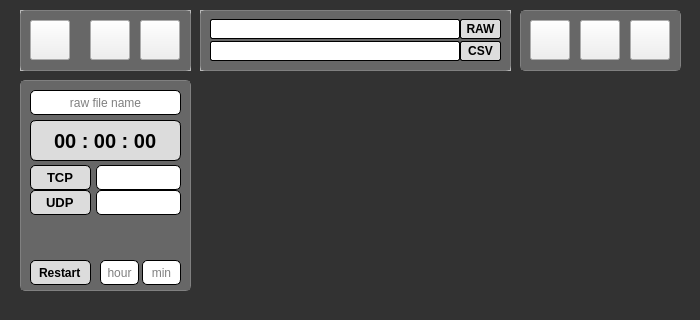
<?xml version="1.0" encoding="UTF-8"?>
<ui version="4.0">
 <class>MainWindow</class>
 <widget class="QMainWindow" name="MainWindow">
  <property name="enabled">
   <bool>true</bool>
  </property>
  <property name="geometry">
   <rect>
    <x>0</x>
    <y>0</y>
    <width>700</width>
    <height>320</height>
   </rect>
  </property>
  <property name="sizePolicy">
   <sizepolicy hsizetype="Fixed" vsizetype="Fixed">
    <horstretch>0</horstretch>
    <verstretch>0</verstretch>
   </sizepolicy>
  </property>
  <property name="minimumSize">
   <size>
    <width>700</width>
    <height>320</height>
   </size>
  </property>
  <property name="maximumSize">
   <size>
    <width>700</width>
    <height>320</height>
   </size>
  </property>
  <property name="windowTitle">
   <string notr="true">Packet Parser Software</string>
  </property>
  <property name="windowIcon">
   <iconset>
    <normaloff>../../.designer/backup/res/PPS.ico</normaloff>../../.designer/backup/res/PPS.ico</iconset>
  </property>
  <widget class="QWidget" name="centralwidget">
   <widget class="QFrame" name="frame_0_0">
    <property name="geometry">
     <rect>
      <x>20</x>
      <y>10</y>
      <width>171</width>
      <height>61</height>
     </rect>
    </property>
    <property name="sizePolicy">
     <sizepolicy hsizetype="Fixed" vsizetype="Fixed">
      <horstretch>0</horstretch>
      <verstretch>0</verstretch>
     </sizepolicy>
    </property>
    <property name="styleSheet">
     <string notr="true"/>
    </property>
    <property name="frameShape">
     <enum>QFrame::Shape::StyledPanel</enum>
    </property>
    <property name="frameShadow">
     <enum>QFrame::Shadow::Raised</enum>
    </property>
    <widget class="QPushButton" name="btn_stop">
     <property name="geometry">
      <rect>
       <x>120</x>
       <y>10</y>
       <width>40</width>
       <height>40</height>
      </rect>
     </property>
     <property name="sizePolicy">
      <sizepolicy hsizetype="Fixed" vsizetype="Fixed">
       <horstretch>0</horstretch>
       <verstretch>0</verstretch>
      </sizepolicy>
     </property>
     <property name="toolTip">
      <string>Stop Recording</string>
     </property>
     <property name="styleSheet">
      <string notr="true"/>
     </property>
     <property name="text">
      <string/>
     </property>
     <property name="icon">
      <iconset>
       <normalon>res/button_stop.png</normalon>
      </iconset>
     </property>
     <property name="iconSize">
      <size>
       <width>40</width>
       <height>40</height>
      </size>
     </property>
     <property name="shortcut">
      <string>Space</string>
     </property>
     <property name="autoDefault">
      <bool>false</bool>
     </property>
    </widget>
    <widget class="QPushButton" name="btn_settings">
     <property name="geometry">
      <rect>
       <x>10</x>
       <y>10</y>
       <width>40</width>
       <height>40</height>
      </rect>
     </property>
     <property name="sizePolicy">
      <sizepolicy hsizetype="Fixed" vsizetype="Fixed">
       <horstretch>0</horstretch>
       <verstretch>0</verstretch>
      </sizepolicy>
     </property>
     <property name="toolTip">
      <string>Settings</string>
     </property>
     <property name="styleSheet">
      <string notr="true"/>
     </property>
     <property name="text">
      <string/>
     </property>
     <property name="icon">
      <iconset>
       <normalon>res/button_settings.png</normalon>
      </iconset>
     </property>
     <property name="iconSize">
      <size>
       <width>40</width>
       <height>40</height>
      </size>
     </property>
     <property name="autoDefault">
      <bool>false</bool>
     </property>
     <property name="default">
      <bool>false</bool>
     </property>
    </widget>
    <widget class="QPushButton" name="btn_start">
     <property name="geometry">
      <rect>
       <x>70</x>
       <y>10</y>
       <width>40</width>
       <height>40</height>
      </rect>
     </property>
     <property name="sizePolicy">
      <sizepolicy hsizetype="Fixed" vsizetype="Fixed">
       <horstretch>0</horstretch>
       <verstretch>0</verstretch>
      </sizepolicy>
     </property>
     <property name="toolTip">
      <string>Start Recording</string>
     </property>
     <property name="styleSheet">
      <string notr="true"/>
     </property>
     <property name="text">
      <string/>
     </property>
     <property name="icon">
      <iconset>
       <normalon>res/button_start.png</normalon>
      </iconset>
     </property>
     <property name="iconSize">
      <size>
       <width>40</width>
       <height>40</height>
      </size>
     </property>
     <property name="shortcut">
      <string>Space</string>
     </property>
     <property name="autoDefault">
      <bool>false</bool>
     </property>
    </widget>
    <widget class="QMdiArea" name="mdiArea_5">
     <property name="geometry">
      <rect>
       <x>0</x>
       <y>0</y>
       <width>171</width>
       <height>61</height>
      </rect>
     </property>
     <property name="sizePolicy">
      <sizepolicy hsizetype="Fixed" vsizetype="Fixed">
       <horstretch>0</horstretch>
       <verstretch>0</verstretch>
      </sizepolicy>
     </property>
     <property name="focusPolicy">
      <enum>Qt::FocusPolicy::ClickFocus</enum>
     </property>
     <property name="styleSheet">
      <string notr="true">QMdiArea {
    border: 1px solid gray;
    border-radius: 5px;
}</string>
     </property>
     <property name="frameShape">
      <enum>QFrame::Shape::StyledPanel</enum>
     </property>
     <property name="frameShadow">
      <enum>QFrame::Shadow::Raised</enum>
     </property>
     <property name="midLineWidth">
      <number>0</number>
     </property>
     <property name="background">
      <brush brushstyle="SolidPattern">
       <color alpha="255">
        <red>103</red>
        <green>103</green>
        <blue>103</blue>
       </color>
      </brush>
     </property>
    </widget>
    <zorder>mdiArea_5</zorder>
    <zorder>btn_stop</zorder>
    <zorder>btn_settings</zorder>
    <zorder>btn_start</zorder>
   </widget>
   <widget class="QFrame" name="frame_0_2">
    <property name="geometry">
     <rect>
      <x>520</x>
      <y>10</y>
      <width>161</width>
      <height>61</height>
     </rect>
    </property>
    <property name="sizePolicy">
     <sizepolicy hsizetype="Fixed" vsizetype="Fixed">
      <horstretch>0</horstretch>
      <verstretch>0</verstretch>
     </sizepolicy>
    </property>
    <property name="styleSheet">
     <string notr="true">QFrame {
    border: 1px solid gray;
    border-radius: 10px;
}</string>
    </property>
    <property name="frameShape">
     <enum>QFrame::Shape::StyledPanel</enum>
    </property>
    <property name="frameShadow">
     <enum>QFrame::Shadow::Raised</enum>
    </property>
    <widget class="QPushButton" name="btn_csv_folder">
     <property name="geometry">
      <rect>
       <x>110</x>
       <y>10</y>
       <width>40</width>
       <height>40</height>
      </rect>
     </property>
     <property name="sizePolicy">
      <sizepolicy hsizetype="Fixed" vsizetype="Fixed">
       <horstretch>0</horstretch>
       <verstretch>0</verstretch>
      </sizepolicy>
     </property>
     <property name="toolTip">
      <string>Open CSV directory</string>
     </property>
     <property name="styleSheet">
      <string notr="true"/>
     </property>
     <property name="text">
      <string/>
     </property>
     <property name="icon">
      <iconset>
       <normalon>res/button_csv_folder.png</normalon>
      </iconset>
     </property>
     <property name="iconSize">
      <size>
       <width>40</width>
       <height>40</height>
      </size>
     </property>
     <property name="autoDefault">
      <bool>false</bool>
     </property>
    </widget>
    <widget class="QPushButton" name="btn_csv_create">
     <property name="geometry">
      <rect>
       <x>10</x>
       <y>10</y>
       <width>40</width>
       <height>40</height>
      </rect>
     </property>
     <property name="sizePolicy">
      <sizepolicy hsizetype="Fixed" vsizetype="Fixed">
       <horstretch>0</horstretch>
       <verstretch>0</verstretch>
      </sizepolicy>
     </property>
     <property name="toolTip">
      <string>Convert Raw to CSV</string>
     </property>
     <property name="styleSheet">
      <string notr="true"/>
     </property>
     <property name="text">
      <string/>
     </property>
     <property name="icon">
      <iconset>
       <normalon>res/button_csv_create.png</normalon>
      </iconset>
     </property>
     <property name="iconSize">
      <size>
       <width>40</width>
       <height>40</height>
      </size>
     </property>
     <property name="autoDefault">
      <bool>false</bool>
     </property>
     <property name="default">
      <bool>false</bool>
     </property>
    </widget>
    <widget class="QPushButton" name="btn_csv_view">
     <property name="geometry">
      <rect>
       <x>60</x>
       <y>10</y>
       <width>40</width>
       <height>40</height>
      </rect>
     </property>
     <property name="sizePolicy">
      <sizepolicy hsizetype="Fixed" vsizetype="Fixed">
       <horstretch>0</horstretch>
       <verstretch>0</verstretch>
      </sizepolicy>
     </property>
     <property name="toolTip">
      <string>Analyze CSV file</string>
     </property>
     <property name="styleSheet">
      <string notr="true"/>
     </property>
     <property name="text">
      <string/>
     </property>
     <property name="icon">
      <iconset>
       <normalon>res/button_csv_view.png</normalon>
      </iconset>
     </property>
     <property name="iconSize">
      <size>
       <width>40</width>
       <height>40</height>
      </size>
     </property>
     <property name="autoDefault">
      <bool>false</bool>
     </property>
    </widget>
    <widget class="QMdiArea" name="mdiArea_6">
     <property name="geometry">
      <rect>
       <x>0</x>
       <y>0</y>
       <width>161</width>
       <height>61</height>
      </rect>
     </property>
     <property name="sizePolicy">
      <sizepolicy hsizetype="Fixed" vsizetype="Fixed">
       <horstretch>0</horstretch>
       <verstretch>0</verstretch>
      </sizepolicy>
     </property>
     <property name="styleSheet">
      <string notr="true">QMdiArea {
    border: 1px solid gray;
    border-radius: 5px;
}</string>
     </property>
     <property name="frameShape">
      <enum>QFrame::Shape::StyledPanel</enum>
     </property>
     <property name="frameShadow">
      <enum>QFrame::Shadow::Raised</enum>
     </property>
     <property name="midLineWidth">
      <number>0</number>
     </property>
     <property name="background">
      <brush brushstyle="SolidPattern">
       <color alpha="255">
        <red>103</red>
        <green>103</green>
        <blue>103</blue>
       </color>
      </brush>
     </property>
    </widget>
    <zorder>mdiArea_6</zorder>
    <zorder>btn_csv_folder</zorder>
    <zorder>btn_csv_create</zorder>
    <zorder>btn_csv_view</zorder>
   </widget>
   <widget class="QFrame" name="frame_0_1">
    <property name="geometry">
     <rect>
      <x>200</x>
      <y>10</y>
      <width>311</width>
      <height>61</height>
     </rect>
    </property>
    <property name="sizePolicy">
     <sizepolicy hsizetype="Fixed" vsizetype="Fixed">
      <horstretch>0</horstretch>
      <verstretch>0</verstretch>
     </sizepolicy>
    </property>
    <property name="styleSheet">
     <string notr="true">QFrame#frame0_1 {
    border: 1px solid gray;
    border-radius: 10px;
}</string>
    </property>
    <property name="frameShape">
     <enum>QFrame::Shape::StyledPanel</enum>
    </property>
    <property name="frameShadow">
     <enum>QFrame::Shadow::Raised</enum>
    </property>
    <widget class="QPushButton" name="btn_csv_open">
     <property name="geometry">
      <rect>
       <x>260</x>
       <y>31</y>
       <width>41</width>
       <height>20</height>
      </rect>
     </property>
     <property name="sizePolicy">
      <sizepolicy hsizetype="Fixed" vsizetype="Fixed">
       <horstretch>0</horstretch>
       <verstretch>0</verstretch>
      </sizepolicy>
     </property>
     <property name="font">
      <font>
       <bold>true</bold>
      </font>
     </property>
     <property name="toolTip">
      <string>Open CSV folder</string>
     </property>
     <property name="styleSheet">
      <string notr="true">QPushButton {
    border: 1px solid black;
    border-radius: 2px;
    background-color: rgb(221, 221, 221);
}

QPushButton:pressed {
    background-color: rgb(200, 200, 200); /* 눌렀을 때 조금 더 어두운 색 */
}</string>
     </property>
     <property name="text">
      <string>CSV</string>
     </property>
    </widget>
    <widget class="QPushButton" name="btn_raw_open">
     <property name="geometry">
      <rect>
       <x>260</x>
       <y>9</y>
       <width>41</width>
       <height>20</height>
      </rect>
     </property>
     <property name="sizePolicy">
      <sizepolicy hsizetype="Fixed" vsizetype="Fixed">
       <horstretch>0</horstretch>
       <verstretch>0</verstretch>
      </sizepolicy>
     </property>
     <property name="font">
      <font>
       <bold>true</bold>
      </font>
     </property>
     <property name="toolTip">
      <string>Open Raw file</string>
     </property>
     <property name="styleSheet">
      <string notr="true">QPushButton {
    border: 1px solid black;
    border-radius: 2px;
    background-color: rgb(221, 221, 221);
}

QPushButton:pressed {
    background-color: rgb(200, 200, 200); /* 눌렀을 때 조금 더 어두운 색 */
}</string>
     </property>
     <property name="text">
      <string>RAW</string>
     </property>
     <property name="autoDefault">
      <bool>false</bool>
     </property>
    </widget>
    <widget class="QLineEdit" name="edit_csv_path">
     <property name="enabled">
      <bool>false</bool>
     </property>
     <property name="geometry">
      <rect>
       <x>10</x>
       <y>31</y>
       <width>250</width>
       <height>20</height>
      </rect>
     </property>
     <property name="sizePolicy">
      <sizepolicy hsizetype="Fixed" vsizetype="Fixed">
       <horstretch>0</horstretch>
       <verstretch>0</verstretch>
      </sizepolicy>
     </property>
     <property name="styleSheet">
      <string notr="true">padding-left: 4px;
border: 1px solid black;
border-radius: 2px;
</string>
     </property>
     <property name="maxLength">
      <number>100</number>
     </property>
     <property name="readOnly">
      <bool>true</bool>
     </property>
    </widget>
    <widget class="QLineEdit" name="edit_raw_path">
     <property name="enabled">
      <bool>false</bool>
     </property>
     <property name="geometry">
      <rect>
       <x>10</x>
       <y>9</y>
       <width>250</width>
       <height>20</height>
      </rect>
     </property>
     <property name="sizePolicy">
      <sizepolicy hsizetype="Fixed" vsizetype="Fixed">
       <horstretch>0</horstretch>
       <verstretch>0</verstretch>
      </sizepolicy>
     </property>
     <property name="styleSheet">
      <string notr="true">padding-left: 4px;
border: 1px solid black;
border-radius: 2px;
</string>
     </property>
     <property name="text">
      <string/>
     </property>
     <property name="maxLength">
      <number>100</number>
     </property>
     <property name="readOnly">
      <bool>true</bool>
     </property>
    </widget>
    <widget class="QMdiArea" name="mdiArea_4">
     <property name="geometry">
      <rect>
       <x>0</x>
       <y>0</y>
       <width>311</width>
       <height>61</height>
      </rect>
     </property>
     <property name="sizePolicy">
      <sizepolicy hsizetype="Fixed" vsizetype="Fixed">
       <horstretch>0</horstretch>
       <verstretch>0</verstretch>
      </sizepolicy>
     </property>
     <property name="focusPolicy">
      <enum>Qt::FocusPolicy::ClickFocus</enum>
     </property>
     <property name="styleSheet">
      <string notr="true">QMdiArea {
    border: 1px solid gray;
    border-radius: 5px;
}</string>
     </property>
     <property name="frameShape">
      <enum>QFrame::Shape::StyledPanel</enum>
     </property>
     <property name="frameShadow">
      <enum>QFrame::Shadow::Raised</enum>
     </property>
     <property name="midLineWidth">
      <number>0</number>
     </property>
     <property name="background">
      <brush brushstyle="SolidPattern">
       <color alpha="255">
        <red>103</red>
        <green>103</green>
        <blue>103</blue>
       </color>
      </brush>
     </property>
    </widget>
    <zorder>mdiArea_4</zorder>
    <zorder>btn_csv_open</zorder>
    <zorder>btn_raw_open</zorder>
    <zorder>edit_csv_path</zorder>
    <zorder>edit_raw_path</zorder>
   </widget>
   <widget class="QFrame" name="frame_1_1">
    <property name="geometry">
     <rect>
      <x>20</x>
      <y>80</y>
      <width>171</width>
      <height>211</height>
     </rect>
    </property>
    <property name="sizePolicy">
     <sizepolicy hsizetype="Fixed" vsizetype="Fixed">
      <horstretch>0</horstretch>
      <verstretch>0</verstretch>
     </sizepolicy>
    </property>
    <property name="styleSheet">
     <string notr="true">QFrame {
    border: 1px solid gray;
    border-radius: 10px;
}</string>
    </property>
    <property name="frameShape">
     <enum>QFrame::Shape::StyledPanel</enum>
    </property>
    <property name="frameShadow">
     <enum>QFrame::Shadow::Raised</enum>
    </property>
    <widget class="QLineEdit" name="edit_file_name">
     <property name="geometry">
      <rect>
       <x>10</x>
       <y>10</y>
       <width>151</width>
       <height>25</height>
      </rect>
     </property>
     <property name="sizePolicy">
      <sizepolicy hsizetype="Fixed" vsizetype="Fixed">
       <horstretch>0</horstretch>
       <verstretch>0</verstretch>
      </sizepolicy>
     </property>
     <property name="font">
      <font>
       <italic>false</italic>
      </font>
     </property>
     <property name="focusPolicy">
      <enum>Qt::FocusPolicy::StrongFocus</enum>
     </property>
     <property name="toolTip">
      <string>Enter Raw file name header</string>
     </property>
     <property name="styleSheet">
      <string notr="true">border: 1px solid black;
border-radius: 5px;</string>
     </property>
     <property name="inputMethodHints">
      <set>Qt::InputMethodHint::ImhNone</set>
     </property>
     <property name="inputMask">
      <string extracomment="raw file name"/>
     </property>
     <property name="text">
      <string/>
     </property>
     <property name="alignment">
      <set>Qt::AlignmentFlag::AlignCenter</set>
     </property>
     <property name="placeholderText">
      <string>raw file name</string>
     </property>
    </widget>
    <widget class="QLineEdit" name="edit_tcp_num">
     <property name="geometry">
      <rect>
       <x>76</x>
       <y>85</y>
       <width>85</width>
       <height>25</height>
      </rect>
     </property>
     <property name="sizePolicy">
      <sizepolicy hsizetype="Fixed" vsizetype="Fixed">
       <horstretch>0</horstretch>
       <verstretch>0</verstretch>
      </sizepolicy>
     </property>
     <property name="font">
      <font>
       <pointsize>10</pointsize>
      </font>
     </property>
     <property name="styleSheet">
      <string notr="true">border: 1px solid black;
border-radius: 5px;
</string>
     </property>
     <property name="text">
      <string/>
     </property>
     <property name="alignment">
      <set>Qt::AlignmentFlag::AlignCenter</set>
     </property>
     <property name="dragEnabled">
      <bool>false</bool>
     </property>
     <property name="readOnly">
      <bool>true</bool>
     </property>
    </widget>
    <widget class="QLineEdit" name="edit_tcp_label">
     <property name="geometry">
      <rect>
       <x>10</x>
       <y>85</y>
       <width>61</width>
       <height>25</height>
      </rect>
     </property>
     <property name="sizePolicy">
      <sizepolicy hsizetype="Fixed" vsizetype="Fixed">
       <horstretch>0</horstretch>
       <verstretch>0</verstretch>
      </sizepolicy>
     </property>
     <property name="font">
      <font>
       <pointsize>10</pointsize>
       <bold>true</bold>
      </font>
     </property>
     <property name="focusPolicy">
      <enum>Qt::FocusPolicy::NoFocus</enum>
     </property>
     <property name="styleSheet">
      <string notr="true">border: 1px solid black;
border-radius: 5px;
background-color: rgb(220, 220, 220);</string>
     </property>
     <property name="text">
      <string>TCP</string>
     </property>
     <property name="alignment">
      <set>Qt::AlignmentFlag::AlignCenter</set>
     </property>
     <property name="dragEnabled">
      <bool>false</bool>
     </property>
     <property name="readOnly">
      <bool>true</bool>
     </property>
    </widget>
    <widget class="QLineEdit" name="edit_udp_label">
     <property name="geometry">
      <rect>
       <x>10</x>
       <y>110</y>
       <width>61</width>
       <height>25</height>
      </rect>
     </property>
     <property name="sizePolicy">
      <sizepolicy hsizetype="Fixed" vsizetype="Fixed">
       <horstretch>0</horstretch>
       <verstretch>0</verstretch>
      </sizepolicy>
     </property>
     <property name="font">
      <font>
       <pointsize>10</pointsize>
       <bold>true</bold>
      </font>
     </property>
     <property name="focusPolicy">
      <enum>Qt::FocusPolicy::NoFocus</enum>
     </property>
     <property name="styleSheet">
      <string notr="true">border: 1px solid black;
border-radius: 5px;
background-color: rgb(220, 220, 220);</string>
     </property>
     <property name="text">
      <string>UDP</string>
     </property>
     <property name="alignment">
      <set>Qt::AlignmentFlag::AlignCenter</set>
     </property>
     <property name="dragEnabled">
      <bool>false</bool>
     </property>
     <property name="readOnly">
      <bool>true</bool>
     </property>
    </widget>
    <widget class="QLineEdit" name="edit_udp_num">
     <property name="geometry">
      <rect>
       <x>76</x>
       <y>110</y>
       <width>85</width>
       <height>25</height>
      </rect>
     </property>
     <property name="sizePolicy">
      <sizepolicy hsizetype="Fixed" vsizetype="Fixed">
       <horstretch>0</horstretch>
       <verstretch>0</verstretch>
      </sizepolicy>
     </property>
     <property name="font">
      <font>
       <pointsize>10</pointsize>
      </font>
     </property>
     <property name="styleSheet">
      <string notr="true">border: 1px solid black;
border-radius: 5px;
</string>
     </property>
     <property name="alignment">
      <set>Qt::AlignmentFlag::AlignCenter</set>
     </property>
     <property name="dragEnabled">
      <bool>false</bool>
     </property>
     <property name="readOnly">
      <bool>true</bool>
     </property>
    </widget>
    <widget class="QLineEdit" name="edit_clock">
     <property name="geometry">
      <rect>
       <x>10</x>
       <y>40</y>
       <width>151</width>
       <height>41</height>
      </rect>
     </property>
     <property name="sizePolicy">
      <sizepolicy hsizetype="Fixed" vsizetype="Fixed">
       <horstretch>0</horstretch>
       <verstretch>0</verstretch>
      </sizepolicy>
     </property>
     <property name="font">
      <font>
       <pointsize>15</pointsize>
       <bold>true</bold>
      </font>
     </property>
     <property name="focusPolicy">
      <enum>Qt::FocusPolicy::NoFocus</enum>
     </property>
     <property name="styleSheet">
      <string notr="true">border: 1px solid black;
border-radius: 6px;
background-color: rgb(220, 220, 220);</string>
     </property>
     <property name="text">
      <string>00 : 00 : 00</string>
     </property>
     <property name="alignment">
      <set>Qt::AlignmentFlag::AlignCenter</set>
     </property>
     <property name="dragEnabled">
      <bool>false</bool>
     </property>
     <property name="readOnly">
      <bool>true</bool>
     </property>
    </widget>
    <widget class="QLineEdit" name="edit_reset_label">
     <property name="geometry">
      <rect>
       <x>10</x>
       <y>180</y>
       <width>61</width>
       <height>25</height>
      </rect>
     </property>
     <property name="sizePolicy">
      <sizepolicy hsizetype="Fixed" vsizetype="Fixed">
       <horstretch>0</horstretch>
       <verstretch>0</verstretch>
      </sizepolicy>
     </property>
     <property name="font">
      <font>
       <bold>true</bold>
      </font>
     </property>
     <property name="focusPolicy">
      <enum>Qt::FocusPolicy::NoFocus</enum>
     </property>
     <property name="acceptDrops">
      <bool>false</bool>
     </property>
     <property name="autoFillBackground">
      <bool>false</bool>
     </property>
     <property name="styleSheet">
      <string notr="true">border: 1px solid black;
border-radius: 5px;
background-color: rgb(220, 220, 220);</string>
     </property>
     <property name="text">
      <string>Restart</string>
     </property>
     <property name="alignment">
      <set>Qt::AlignmentFlag::AlignCenter</set>
     </property>
     <property name="readOnly">
      <bool>true</bool>
     </property>
    </widget>
    <widget class="QLineEdit" name="edit_reset_hour">
     <property name="geometry">
      <rect>
       <x>80</x>
       <y>180</y>
       <width>39</width>
       <height>25</height>
      </rect>
     </property>
     <property name="sizePolicy">
      <sizepolicy hsizetype="Fixed" vsizetype="Fixed">
       <horstretch>0</horstretch>
       <verstretch>0</verstretch>
      </sizepolicy>
     </property>
     <property name="toolTip">
      <string>Restart timer (hour)</string>
     </property>
     <property name="styleSheet">
      <string notr="true">border: 1px solid black;
border-radius: 5px;</string>
     </property>
     <property name="inputMethodHints">
      <set>Qt::InputMethodHint::ImhDigitsOnly</set>
     </property>
     <property name="inputMask">
      <string extracomment="raw file name"/>
     </property>
     <property name="text">
      <string/>
     </property>
     <property name="alignment">
      <set>Qt::AlignmentFlag::AlignCenter</set>
     </property>
     <property name="placeholderText">
      <string>hour</string>
     </property>
    </widget>
    <widget class="QLineEdit" name="edit_reset_min">
     <property name="geometry">
      <rect>
       <x>122</x>
       <y>180</y>
       <width>39</width>
       <height>25</height>
      </rect>
     </property>
     <property name="sizePolicy">
      <sizepolicy hsizetype="Fixed" vsizetype="Fixed">
       <horstretch>0</horstretch>
       <verstretch>0</verstretch>
      </sizepolicy>
     </property>
     <property name="toolTip">
      <string>Restart timer (min)</string>
     </property>
     <property name="styleSheet">
      <string notr="true">border: 1px solid black;
border-radius: 5px;
</string>
     </property>
     <property name="inputMethodHints">
      <set>Qt::InputMethodHint::ImhDigitsOnly</set>
     </property>
     <property name="inputMask">
      <string extracomment="raw file name"/>
     </property>
     <property name="text">
      <string/>
     </property>
     <property name="alignment">
      <set>Qt::AlignmentFlag::AlignCenter</set>
     </property>
     <property name="placeholderText">
      <string>min</string>
     </property>
    </widget>
    <widget class="QMdiArea" name="mdiArea_7">
     <property name="geometry">
      <rect>
       <x>0</x>
       <y>0</y>
       <width>171</width>
       <height>211</height>
      </rect>
     </property>
     <property name="sizePolicy">
      <sizepolicy hsizetype="Fixed" vsizetype="Fixed">
       <horstretch>0</horstretch>
       <verstretch>0</verstretch>
      </sizepolicy>
     </property>
     <property name="focusPolicy">
      <enum>Qt::FocusPolicy::ClickFocus</enum>
     </property>
     <property name="styleSheet">
      <string notr="true">QMdiArea {
    border: 1px solid gray;
    border-radius: 5px;
}</string>
     </property>
     <property name="frameShape">
      <enum>QFrame::Shape::StyledPanel</enum>
     </property>
     <property name="frameShadow">
      <enum>QFrame::Shadow::Raised</enum>
     </property>
     <property name="midLineWidth">
      <number>0</number>
     </property>
     <property name="background">
      <brush brushstyle="SolidPattern">
       <color alpha="255">
        <red>103</red>
        <green>103</green>
        <blue>103</blue>
       </color>
      </brush>
     </property>
    </widget>
    <zorder>mdiArea_7</zorder>
    <zorder>edit_file_name</zorder>
    <zorder>edit_tcp_num</zorder>
    <zorder>edit_tcp_label</zorder>
    <zorder>edit_udp_label</zorder>
    <zorder>edit_udp_num</zorder>
    <zorder>edit_clock</zorder>
    <zorder>edit_reset_label</zorder>
    <zorder>edit_reset_hour</zorder>
    <zorder>edit_reset_min</zorder>
   </widget>
   <widget class="QMdiArea" name="mdiArea">
    <property name="geometry">
     <rect>
      <x>0</x>
      <y>0</y>
      <width>701</width>
      <height>321</height>
     </rect>
    </property>
    <property name="sizePolicy">
     <sizepolicy hsizetype="Fixed" vsizetype="Fixed">
      <horstretch>0</horstretch>
      <verstretch>0</verstretch>
     </sizepolicy>
    </property>
    <property name="focusPolicy">
     <enum>Qt::FocusPolicy::ClickFocus</enum>
    </property>
    <property name="acceptDrops">
     <bool>false</bool>
    </property>
    <property name="styleSheet">
     <string notr="true"/>
    </property>
    <property name="background">
     <brush brushstyle="SolidPattern">
      <color alpha="255">
       <red>50</red>
       <green>50</green>
       <blue>50</blue>
      </color>
     </brush>
    </property>
   </widget>
   <zorder>mdiArea</zorder>
   <zorder>frame_0_0</zorder>
   <zorder>frame_0_2</zorder>
   <zorder>frame_0_1</zorder>
   <zorder>frame_1_1</zorder>
  </widget>
  <action name="button_settings_2">
   <property name="checkable">
    <bool>true</bool>
   </property>
   <property name="enabled">
    <bool>true</bool>
   </property>
   <property name="icon">
    <iconset>
     <normaloff>../../.designer/backup/res/button_settings.png</normaloff>../../.designer/backup/res/button_settings.png</iconset>
   </property>
   <property name="text">
    <string>btn_setting</string>
   </property>
   <property name="menuRole">
    <enum>QAction::MenuRole::NoRole</enum>
   </property>
  </action>
 </widget>
 <tabstops>
  <tabstop>btn_settings</tabstop>
  <tabstop>btn_start</tabstop>
  <tabstop>btn_stop</tabstop>
  <tabstop>btn_raw_open</tabstop>
  <tabstop>edit_raw_path</tabstop>
  <tabstop>btn_csv_open</tabstop>
  <tabstop>edit_csv_path</tabstop>
  <tabstop>btn_csv_create</tabstop>
  <tabstop>btn_csv_view</tabstop>
  <tabstop>btn_csv_folder</tabstop>
  <tabstop>edit_file_name</tabstop>
  <tabstop>edit_clock</tabstop>
  <tabstop>edit_tcp_label</tabstop>
  <tabstop>edit_tcp_num</tabstop>
  <tabstop>edit_udp_label</tabstop>
  <tabstop>edit_udp_num</tabstop>
  <tabstop>edit_reset_label</tabstop>
  <tabstop>edit_reset_hour</tabstop>
  <tabstop>edit_reset_min</tabstop>
 </tabstops>
 <resources/>
 <connections/>
 <slots>
  <signal>open_settings()</signal>
 </slots>
</ui>
